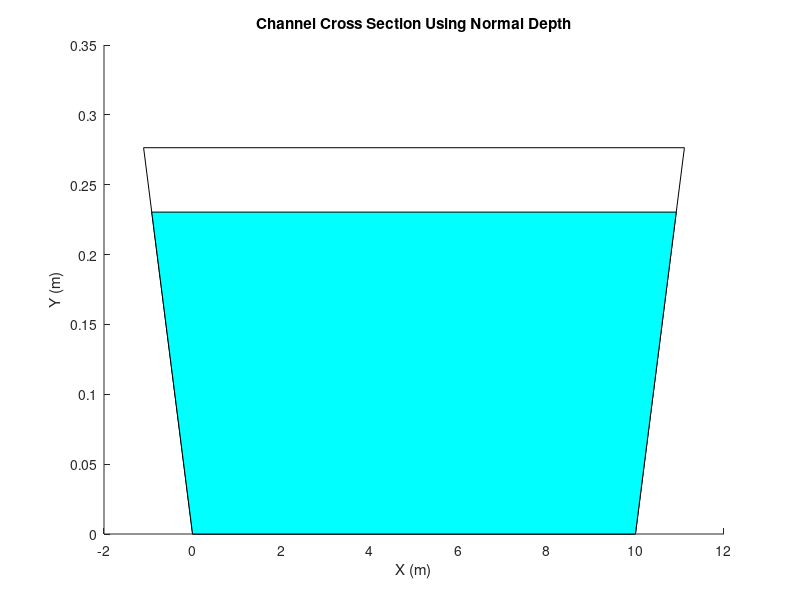

Write the MATLAB code that produced this figure.
clc
clear
clf

% Solves for normal depth using Manning's equation via newton's method. 
% --------------------------- Created by-----------------------------------
% Logan Bayer, BS 
% Compound Inundation Team for Resilient Applications
% University of Georgia
% Fall 2023

% Channel Parameters
b = 10; % m
z = 4; % side slope
Q = 5; % cms
n = 0.025; % mannings roughness
Phi = 1; % phi = 1 if working in meters and 1.49 if working in feet
So = 0.02;
Fb = 0.2;

% Iterate to find a solution for water depth using Newton's method
y = 10;
LHS = 1;
RHS = 0;
iter = 0;
maxi = 100000;
tol = 1e-2;
yInc = 1e-4;
while abs(LHS-RHS) > tol
    A = b*y + z*(y^2);
    R = A/(b + 2*y*sqrt(z^2+1));
    LHS = A*R^(2/3);
    RHS = (Q*n)/(Phi*sqrt(So));
    y = y - yInc;
    iter = iter + 1;

    if y < 0
        error('y is negative')
    end

    if iter > maxi
        error('maximum iteration reached without convergence')
    end
end

% After convergence, display the solution and plot the channel cross section:
fprintf('y = %d m \n ',y);
H = y*(1+Fb);

%% Figure
a = b + 2*z*H;  % top side
%%Frame vertices
a1 = [0 0] ;
a2 = [b 0] ;
a3 = [0.5*(b-a)+a H] ;
a4 = [0.5*(b-a) H] ;  
coor = [a1 ; a2; a3; a4] ;  
patch(coor(:,1), coor(:,2),'white')

a = b + 2*z*y;  % top side
%% Frame vertices
a3 = [0.5*(b-a)+a y] ;
a4 = [0.5*(b-a) y] ;  
coor = [a1 ; a2; a3; a4] ;  
patch(coor(:,1), coor(:,2),'cyan')

title('Channel Cross Section Using Normal Depth')
xlabel('X (m)')
ylabel('Y (m)')